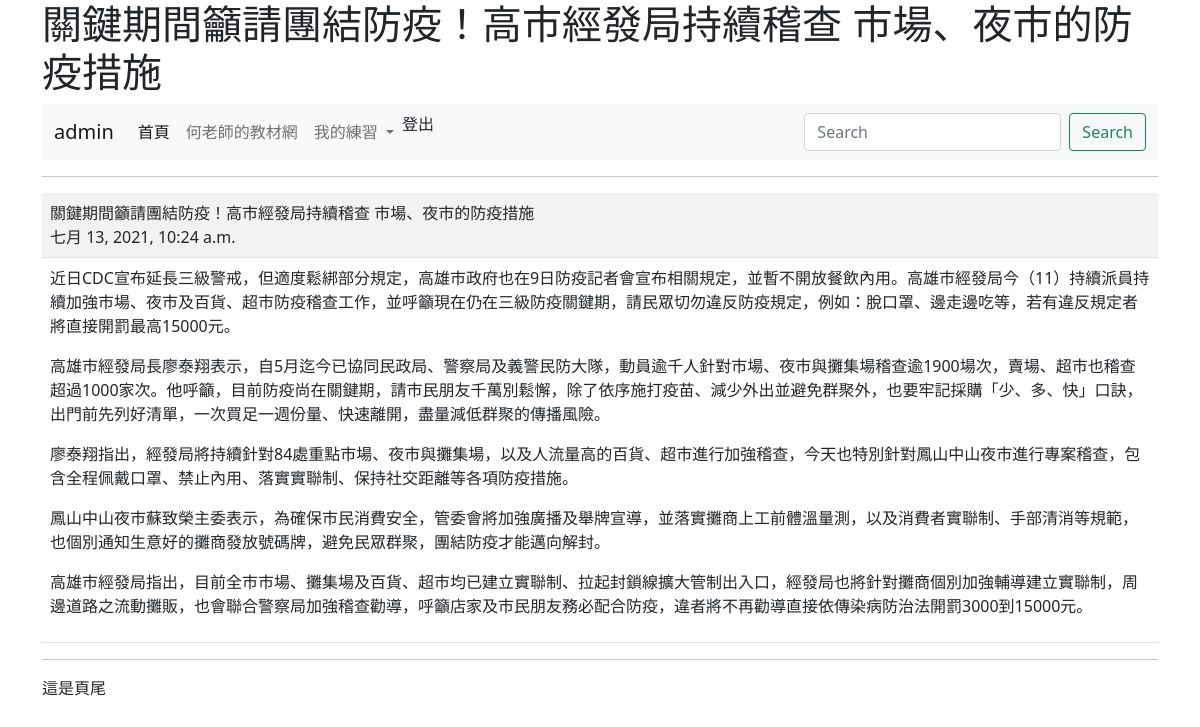
Page /show/6/ (signed in) on the committed database.
### mysite/models.py (models this page shows, shortened)
class Post(models.Model):
	title = models.CharField(max_length=200)
	content = models.TextField()
	pub_date = models.DateTimeField(default=timezone.now)
	class Meta:
		ordering = ('-pub_date',)

### mysite/views.py (the view)
# urls.py: path('show/<int:id>/',views.show),
@login_required(login_url="/admin/login/")
def show(request, id):
	try:
		post = Post.objects.get(id=id)
	except:
		return redirect("/news/")
	return render(request, "show.html", locals())

### templates/show.html (shortened to what this page needs)
{% extends "base.html" %}
{% block main %}
	<hr>
	<table class="table table-striped">
	   	<tr>
	   		<td>
	   			{{ post.title }}<br>
	   			{{ post.pub_date }}
	   		</td>
		</tr>
		<tr>
			<td>
				{{post.content | linebreaks }}
			</td>
		</tr>
	</table>
{% endblock %}

### templates/menu.html (shortened to what this page needs)
<nav class="navbar navbar-expand-lg navbar-light bg-light">
    <div class="container-fluid">
      <a class="navbar-brand" href="#">{{ request.user.username }}</a>
      <div class="collapse navbar-collapse" id="navbarSupportedContent">
        <ul class="navbar-nav me-auto mb-2 mb-lg-0">
          <li class="nav-item">
            <a class="nav-link active" aria-current="page" href="/">首頁</a>
          </li>
          <li class="nav-item">
            <a class="nav-link" href="https://104.es">何老師的教材網</a>
          </li>
          <li class="nav-item dropdown">
            <a class="nav-link dropdown-toggle" href="#" id="navbarDropdown" role="button" data-bs-toggle="dropdown" aria-expanded="false">
              我的練習
            </a>
          </li>
          {% if request.user.is_authenticated %}
           <li class="nav-item"
            <a class="nav-link" href="/logout/" tabindex="-1">登出</a>
           </li>
          {% else %}
          <li class="nav-item">
            <a class="nav-link" href="/admin/login/?next=/" tabindex="-1">登入</a>
          </li>
          {% endif %}
        </ul>
        <form class="d-flex">
          <input class="form-control me-2" type="search" placeholder="Search" aria-label="搜尋">
          <button class="btn btn-outline-success" type="submit">Search</button>
        </form>
      </div>
    </div>
  </nav>

### rows in the picture
Post: title "關鍵期間籲請團結防疫！高市經發局持續稽查 市場、夜市的防疫措施", pub_date "七月 13, 2021, 10:24 a.m.", content "近日CDC宣布延長三級警戒，但適度鬆綁部分規定，高雄市政府也在9日防疫記者會宣布相關規定，並暫不開放餐飲內用。高雄市經發局今（11）持續派員持續加強市場、夜市及百貨、超市防疫稽查工作，並呼籲現在仍在三級防疫關鍵期，請民眾切勿違反防疫規定，例如：脫口罩、邊走邊吃等，若有違反規定者將直接開罰最高15000元。 高雄市經發局長廖泰翔表示，自5月迄今已協同民政局、警察局及義警民防大隊，動員逾千人針對市場、夜市與攤集場稽查逾1900場次，賣場、超市也稽查超過1000家次。他呼籲，目前防疫尚在關鍵期，請市民朋友千萬別鬆懈，除了依序施打疫苗、減少外出並避免群聚外，也要牢記採購「少、多、快」口訣，出門前先列好清單，一次買足一週份量、快速離開，盡量減低群聚的傳播風險。 廖泰翔指出，經發局將持續針對84處重點市場、夜市與攤集場，以及人流量高的百貨、超市進行加強稽查，今天也特別針對鳳山中山夜市進行專案稽查，包含全程佩戴口罩、禁止內用、落實實聯制、保持社交距離等各項防疫措施。 鳳山中山夜市蘇致榮主委表示，為確保市民消費安全，管委會將加強廣播及舉牌宣導，並落實攤商上工前體溫量測，以及消費者實聯制、手部清消等規範，也個別通知生意好的攤商發放號碼牌，避免民眾群聚，團結防疫才能邁向解封。 高雄市經發局指出，目前全市市場、攤集場及百貨、超市均已建立實聯制、拉起封鎖線擴大管制出入口，經發局也將針對攤商個別加強輔導建立實聯制，周邊道路之流動攤販，也會聯合警察局加強稽查勸導，呼籲店家及市民朋友務必配合防疫，違者將不再勸導直接依傳染病防治法開罰3000到15000元。"

### other values in the picture
{{ request.user.username }} "admin"
